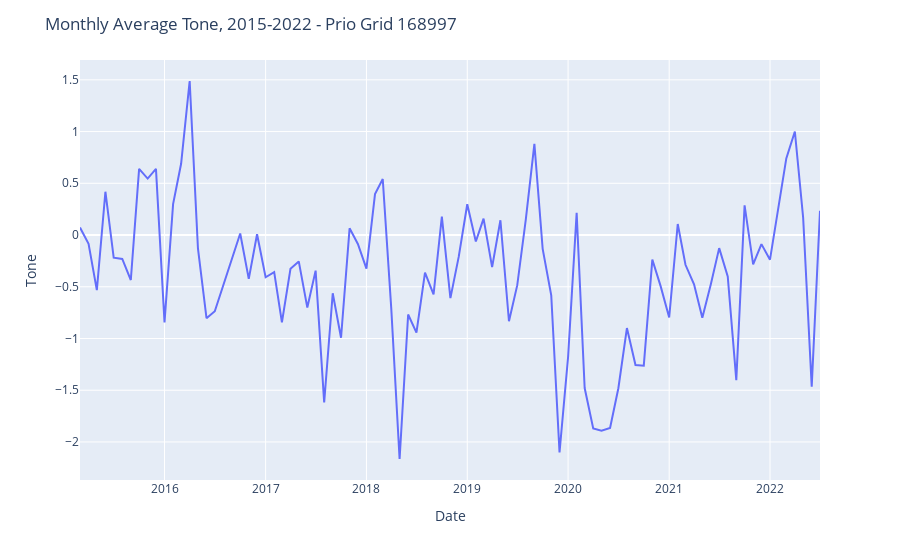

Notebook code cell kept with this figure:
### Code cell
plot_tone_plotly(df_tone_monthly,"Monthly")
